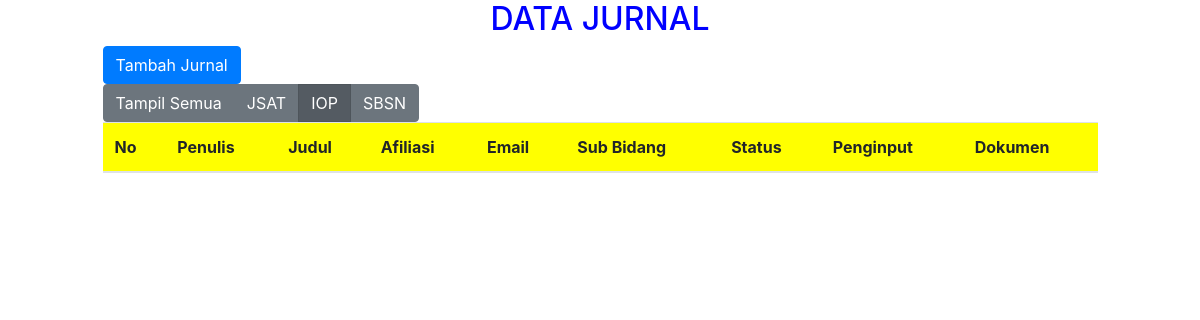
The page /index.php/data_jurnal/tampilIOP on the database as committed earlier.
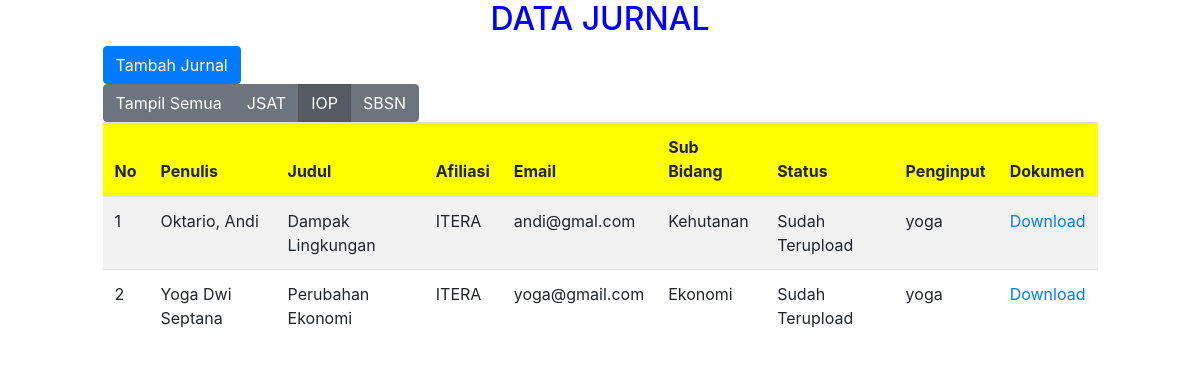
The same page on the database as committed later.
### tables this page shows
CREATE TABLE `pusat_data` (
  `id_pusat` int(10) NOT NULL,
  `id_jurnal` int(10) NOT NULL,
  `id_user` varchar(20) NOT NULL,
  `id_bid_subbid` int(11) NOT NULL,
  `nama_penulis` varchar(200) NOT NULL,
  `email` varchar(20) NOT NULL,
  `afiliasi` varchar(50) NOT NULL,
  `status` varchar(50) NOT NULL,
  `dokumen` varchar(100) NOT NULL
);

CREATE TABLE `jurnal` (
  `id_jurnal` int(10) NOT NULL,
  `judul_jurnal` varchar(150) NOT NULL
);

CREATE TABLE `sub_bidang` (
  `id_subbidang` int(11) NOT NULL,
  `nama_subbidang` varchar(60) NOT NULL
);

CREATE TABLE `user` (
  `id_user` varchar(20) NOT NULL,
  `pass` varchar(50) NOT NULL,
  `id_peran` int(1) NOT NULL
);

### application/controllers/data_jurnal.php (called while the page is built, shortened)
<?php
class data_jurnal extends CI_Controller {
	public function tampilIOP(){
		$this->load->model('M_pusatData');
		$isi['pusat_data'] = $this->M_pusatData->tampilDataIOP();
        $this->load->view('admin/data-jurnal-iop', $isi);
	}
}

### index.php (called while the page is built, shortened)
<?php
require_once BASEPATH.'core/CodeIgniter.php';

### application/models/M_pusatData.php (called while the page is built, shortened)
<?php
class M_pusatData extends CI_model{
        public function tampilDataIOP(){
            $query  =   "SELECT nama_penulis, jurnal.judul_jurnal, afiliasi, email, bidang.nama_bidang,
                        sub_bidang.nama_subbidang, user.id_user, dokumen, status, id_pusat
                        FROM pusat_data
                        NATURAL JOIN bidang
                        NATURAL JOIN sub_bidang
                        NATURAL JOIN jurnal
                        NATURAL JOIN bid_subbid
                        NATURAL JOIN user
                        NATURAL JOIN peran WHERE bidang.nama_bidang='IOP'";
            $data = $this->db->query($query);
            return $data;
        }
}

### application/views/admin/data-jurnal-iop.php (the view, shortened to what this page needs)
<!DOCTYPE html>
<html>
<head>
    <link rel="stylesheet" href="<?php echo base_url();?>assets/css/bootstrap.min.css">
    <link rel="stylesheet" href="<?php echo base_url();?>assets/jquery-ui/jquery-ui.min.css">
    <link rel="stylesheet" href="<?php echo base_url();?>assets/DataTables/datatables.min.css">
    <link rel="stylesheet" href="<?php echo base_url();?>assets/DataTables/DataTables-1.10.18/css/dataTables.bootstrap.min.css">
    <link rel="stylesheet" href="<?php echo base_url();?>assets/css/dash.css">
</head>
<body>
    <center>
        <h2>DATA JURNAL</h2>
    </center>
        <div class="row">
            <div class="col-md-1"></div>
            <div class="col-md-10">
            <a href="<?php echo current_url();?>/form_jurnal" class="btn btn-primary">Tambah Jurnal</a>
            <br>
            <div class="btn-group" role="group" aria-label="Basic example">
                <a href="<?php echo base_url();?>home/data_jurnal" class="btn btn-secondary">Tampil Semua</a>
                <a href="<?php echo base_url();?>home/data_jurnal/tampilJSAT" class="btn btn-secondary">JSAT</a>
                <a href="<?php echo current_url();?>" class="btn btn-secondary active">IOP</a>
                <a href="<?php echo base_url();?>home/data_jurnal/tampilSBSN" class="btn btn-secondary">SBSN</a>
            </div>
                    <table class="table table-striped" id="contoh">
                    <thead class="kepala">
                        <tr>
                        <th scope="col">No</th>
                        <th scope="col">Penulis</th>
                        <th scope="col">Judul</th>
                        <th scope="col">Afiliasi</th>
                        <th scope="col">Email</th>
                        <th scope="col">Sub Bidang</th>
                        <th scope="col">Status</th>
                        <th scope="col">Penginput</th>
                        <th scope="col">Dokumen</th>
                        </tr>
                    </thead>
                    <tbody id="isi_data">
                    <?php
                        $no = 1;
                        foreach($pusat_data->result() as $row) { ?>
                        <tr>
                            <td><?php echo $no++ ?></td>
                            <td><?php echo $row->nama_penulis ?></td>
                            <td><?php echo $row->judul_jurnal ?></td>
                            <td><?php echo $row->afiliasi ?></td>
                            <td><?php echo $row->email ?></td>
                            <td><?php echo $row->nama_subbidang ?></td>
                            <td><?php echo $row->status ?></td>
                            <td><?php echo $row->id_user ?></td>
                            <td><a href="<?php echo base_url("upload/jurnal/$row->dokumen"); ?>" target="_blank">Download</a></td>
                        </tr>
                    <?php } ?>
                    </tbody>
                    </table>
            </div>
            <div class="col-md-1"></div>
        </div>
</body>
</html>

### assets/css/dash.css (style rules this page uses)
.kepala { background-color: yellow; }
h2 { color: blue; }

Rows that differ between the two databases and show on the page:
added pusat_data: nama_penulis "Oktario, Andi", id_jurnal.judul_jurnal "Dampak Lingkungan", afiliasi "ITERA", email "andi@gmal.com", sub_bidang.nama_subbidang "Kehutanan", status "Sudah Terupload", id_user.id_user "yoga"
added pusat_data: nama_penulis "Yoga Dwi Septana", id_jurnal.judul_jurnal "Perubahan Ekonomi", afiliasi "ITERA", email "yoga@gmail.com", sub_bidang.nama_subbidang "Ekonomi", status "Sudah Terupload", id_user.id_user "yoga"
